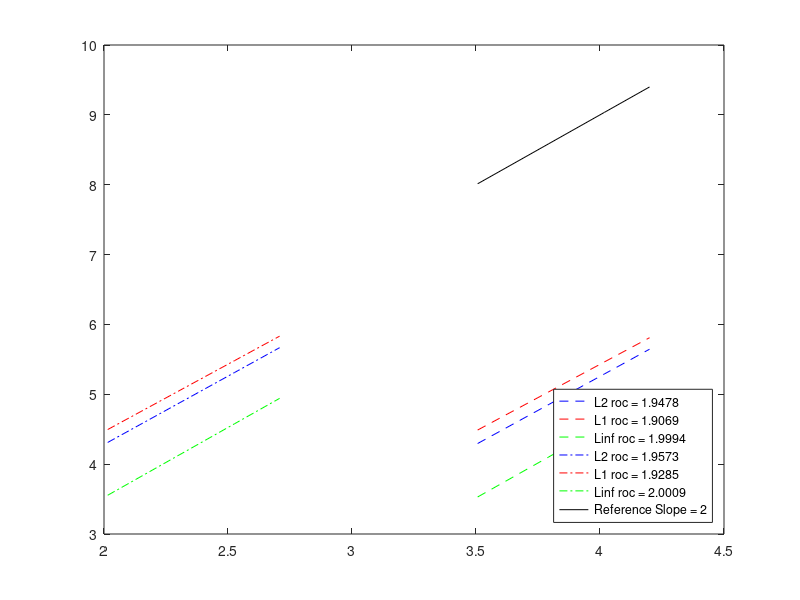

Here is the MATLAB script that generated this plot:
clc 
clear all
close all

myVars = {'error_list_s1','error_list_s2','dv1','dv2','Nt','total_moments','f1','f2','f1_exact','f2_exact','vr1','vr2','Nr','n'};

data_n_60 = load('multi_species_particle_2d_symmetric_n_60_Example_15_dv1_0.03_dv2_0.13333_dt_0.001tmax5.mat',myVars{:});
data_n_80 = load('multi_species_particle_2d_symmetric_n_80_Example_15_dv1_0.0225_dv2_0.1_dt_0.001tmax5.mat',myVars{:});
data_n_100 = load('multi_species_particle_2d_symmetric_n_100_Example_15_dv1_0.018_dv2_0.08_dt_0.001tmax5.mat',myVars{:});
data_n_120 = load('multi_species_particle_2d_symmetric_n_120_Example_15_dv1_0.015_dv2_0.066667_dt_0.001tmax5.mat',myVars{:});


Nt_60 = data_n_60.Nt;
Nt_80 = data_n_80.Nt;
Nt_100 = data_n_100.Nt;
Nt_120 = data_n_120.Nt;


error_list_s1_60 = data_n_60.error_list_s1;
error_list_s1_80 = data_n_80.error_list_s1;
error_list_s1_100 = data_n_100.error_list_s1;
error_list_s1_120 = data_n_120.error_list_s1;
% error_list_s1_150 = data_n_150.error_list_s1;


error_list_s2_60 = data_n_60.error_list_s2;
error_list_s2_80 = data_n_80.error_list_s2;
error_list_s2_100 = data_n_100.error_list_s2;
error_list_s2_120 = data_n_120.error_list_s2;
% error_list_s2_150 = data_n_150.error_list_s2;

%%%% Log Log plot of the L1, L2, and Linfty error to display order of
%%%% convergence
P = 4; % Number of data sets
Linf_error_s1 = zeros(P,1);
L1_error_s1 = zeros(P,1);
L2_error_s1 = zeros(P,1);
Linf_error_s2 = zeros(P,1);
L1_error_s2 = zeros(P,1);
L2_error_s2 = zeros(P,1);
h_list_s1 = zeros(P,1);
h_list_s2 = zeros(P,1);



% The first column is h
h_list_s1(1) = data_n_60.dv1;
h_list_s1(2) = data_n_80.dv1;
h_list_s1(3) = data_n_100.dv1;
h_list_s1(4) = data_n_120.dv1;
% h_list_s1(5) = data_n_150.dv1;

% The first column is h
h_list_s2(1) = data_n_60.dv2;
h_list_s2(2) = data_n_80.dv2;
h_list_s2(3) = data_n_100.dv2;
h_list_s2(4) = data_n_120.dv2;
% h_list_s2(5) = data_n_150.dv2;


%the second column of error_list is the Linf error
% Linf_error_s1(1) = error_list_s1_40(Nt_40,2);
Linf_error_s1(1) = error_list_s1_60(Nt_60,2);
Linf_error_s1(2) = error_list_s1_80(Nt_80,2);
Linf_error_s1(3) = error_list_s1_100(Nt_100,2);
Linf_error_s1(4) = error_list_s1_120(Nt_120,2);
% Linf_error_s1(5) = error_list_s1_150(Nt_150,2);

%the third column of error_list is the L1 error
% L1_error_s1(1) = error_list_s1_40(Nt_40,3);
L1_error_s1(1) = error_list_s1_60(Nt_60,3);
L1_error_s1(2) = error_list_s1_80(Nt_80,3);
L1_error_s1(3) = error_list_s1_100(Nt_100,3);
L1_error_s1(4) = error_list_s1_120(Nt_120,3);
% L1_error_s1(5) = error_list_s1_150(Nt_150,3);

%the forth column of error_list is the L2 error

% L2_error_s1(1) = error_list_s1_40(Nt_40,4);
L2_error_s1(1) = error_list_s1_60(Nt_60,4);
L2_error_s1(2) = error_list_s1_80(Nt_80,4);
L2_error_s1(3) = error_list_s1_100(Nt_100,4);
L2_error_s1(4) = error_list_s1_120(Nt_120,4);
% L2_error_s1(5) = error_list_s1_150(Nt_150,4);


%the second column of error_list is the Linf error
% Linf_error_s2(1) = error_list_s2_40(Nt_40,2);
Linf_error_s2(1) = error_list_s2_60(Nt_60,2);
Linf_error_s2(2) = error_list_s2_80(Nt_80,2);
Linf_error_s2(3) = error_list_s2_100(Nt_100,2);
Linf_error_s2(4) = error_list_s2_120(Nt_120,2);
% Linf_error_s2(5) = error_list_s2_150(Nt_150,2);


%the third column of error_list is the L1 error
% L1_error_s2(1) = error_list_s2_40(Nt_40,3);
L1_error_s2(1) = error_list_s2_60(Nt_60,3);
L1_error_s2(2) = error_list_s2_80(Nt_80,3);
L1_error_s2(3) = error_list_s2_100(Nt_100,3);
L1_error_s2(4) = error_list_s2_120(Nt_120,3);
% L1_error_s2(5) = error_list_s2_150(Nt_150,3);


%the forth column of error_list is the L2 error

% L2_error_s2(1) = error_list_s2_40(Nt_40,4);
L2_error_s2(1) = error_list_s2_60(Nt_60,4);
L2_error_s2(2) = error_list_s2_80(Nt_80,4);
L2_error_s2(3) = error_list_s2_100(Nt_100,4);
L2_error_s2(4) = error_list_s2_120(Nt_120,4);
% L2_error_s2(5) = error_list_s2_150(Nt_150,4);

x_s1 = ones(length(h_list_s1),2);
x_s1(:,2) = log(h_list_s1);

x_s2 = ones(length(h_list_s2),2);
x_s2(:,2) = log(h_list_s2);


Linf_roc_s1 = x_s1\log(Linf_error_s1); %slope using least squares fitting
L1_roc_s1 = x_s1\log(L1_error_s1); %slope using least squares fitting
L2_roc_s1 = x_s1\log(L2_error_s1); %slope using a least squares fitting

Linf_roc_s2 = x_s2\log(Linf_error_s2); %slope using least squares fitting
L1_roc_s2 = x_s2\log(L1_error_s2); %slope using least squares fitting
L2_roc_s2 = x_s2\log(L2_error_s2); %slope using a least squares fitting

%Rate of convergence plot both species 
figure
plot(-log(h_list_s1),-L2_roc_s1(2)*log(h_list_s1)-L2_roc_s1(1),'--b','DisplayName',['L2 roc = ',num2str(L2_roc_s1(2))])
hold on
plot(-log(h_list_s1),-L1_roc_s1(2)*log(h_list_s1)-L1_roc_s1(1),'--r','DisplayName',['L1 roc = ',num2str(L1_roc_s1(2))])
hold on
plot(-log(h_list_s1),-Linf_roc_s1(2)*log(h_list_s1)-Linf_roc_s1(1),'--g','DisplayName',['Linf roc = ',num2str(Linf_roc_s1(2))])
hold on
plot(-log(h_list_s2),-L2_roc_s2(2)*log(h_list_s2)-L2_roc_s2(1),'-.b','DisplayName',['L2 roc = ',num2str(L2_roc_s2(2))])
hold on
plot(-log(h_list_s2),-L1_roc_s2(2)*log(h_list_s2)-L1_roc_s2(1),'-.r','DisplayName',['L1 roc = ',num2str(L1_roc_s2(2))])
hold on
plot(-log(h_list_s2),-Linf_roc_s2(2)*log(h_list_s2)-Linf_roc_s2(1),'-.g','DisplayName',['Linf roc = ',num2str(Linf_roc_s2(2))])
plot(-log(h_list_s1),-2*log(h_list_s1)+1,'k','DisplayName','Reference Slope = 2')
legend('Location','southeast')